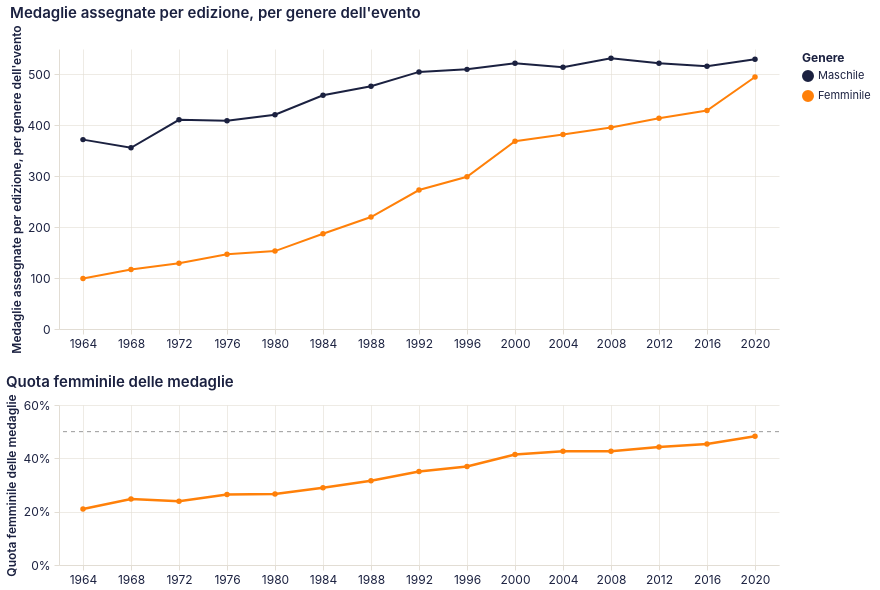

The notebook cell this image was saved under:
### Markdown cell above
## 4. Evoluzione del medagliere

Stessa struttura del grafico precedente, ma applicata alle **medaglie** (per genere dell'evento):
sopra i conteggi assoluti, sotto la quota femminile del medagliere. Gli eventi misti sono esclusi
dalla quota.

### Code cell
medaglie_per_anno = (
    medal_units.loc[medal_units["genere_evento"].isin(["Maschile", "Femminile"])]
    .groupby(["year", "genere_evento"], as_index=False)
    .size()
    .rename(columns={"genere_evento": "genere", "size": "medaglie"})
)

grafico_medagliere = grafico_serie_e_quota(
    medaglie_per_anno, "medaglie",
    "Medaglie assegnate per edizione, per genere dell'evento",
    "Quota femminile delle medaglie",
)
grafico_medagliere

### Figure 1 — Vega-Lite specification as saved in the notebook (floating-point values rounded to 4 significant figures)
{"config": {"background": "transparent", "view": {"continuousWidth": 400, "continuousHeight": 300, "stroke": null, "fill": null}, "mark": {"color": "#1b2140"}, "arc": {"fill": "#1b2140"}, "area": {"fill": "#1b2140", "line": true, "fillOpacity": 0.15}, "line": {"stroke": "#1b2140", "strokeWidth": 2}, "path": {"stroke": "#1b2140"}, "rect": {"fill": "#1b2140"}, "bar": {"fill": "#1b2140"}, "point": {"fill": "#1b2140", "filled": true}, "shape": {"stroke": "#1b2140"}, "symbol": {"fill": "#1b2140"}, "title": {"color": "#1b2140", "anchor": "start", "fontSize": 15, "font": "Inter, system-ui, -apple-system, BlinkMacSystemFont, 'Segoe UI', Roboto, sans-serif", "fontWeight": 600, "subtitleColor": "#1b2140", "subtitleFont": "Inter, system-ui, -apple-system, BlinkMacSystemFont, 'Segoe UI', Roboto, sans-serif"}, "axis": {"labelColor": "#1b2140", "labelFontSize": 12, "labelFont": "Inter, system-ui, -apple-system, BlinkMacSystemFont, 'Segoe UI', Roboto, sans-serif", "labelFontWeight": 400, "titleColor": "#1b2140", "titleFont": "Inter, system-ui, -apple-system, BlinkMacSystemFont, 'Segoe UI', Roboto, sans-serif", "titleFontWeight": 600, "titleFontSize": 12, "grid": true, "gridColor": "#e2ddd4", "gridWidth": 0.6, "domainColor": "#e2ddd4", "tickColor": "#e2ddd4", "labelAngle": 0, "labelPadding": 4, "tickSize": 5}, "axisBand": {"grid": false}, "legend": {"labelFontSize": 11, "titleFontSize": 12, "labelFont": "Inter, system-ui, -apple-system, BlinkMacSystemFont, 'Segoe UI', Roboto, sans-serif", "titleFont": "Inter, system-ui, -apple-system, BlinkMacSystemFont, 'Segoe UI', Roboto, sans-serif", "labelColor": "#1b2140", "titleColor": "#1b2140", "symbolType": "circle", "padding": 4}, "range": {"category": ["#1b2140", "#ff8009", "#9a0641", "#ffe34a", "#e7b6af", "#0088b0", "#e03830"]}}, "vconcat": [{"data": {"name": "data-5849041294b281a809cd7e69d2d0bb86"}, "mark": {"type": "line", "point": true, "strokeWidth": 2}, "encoding": {"color": {"field": "genere", "scale": {"domain": ["Maschile", "Femminile"], "range": ["#1b2140", "#ff8009"]}, "title": "Genere", "type": "nominal"}, "tooltip": [{"field": "year", "title": "Anno", "type": "ordinal"}, {"field": "genere", "title": "Genere", "type": "nominal"}, {"field": "medaglie", "format": ",.0f", "title": "Medaglie assegnate per edizione, per genere dell'evento", "type": "quantitative"}], "x": {"axis": {"labelAngle": 0, "title": null}, "field": "year", "type": "ordinal"}, "y": {"field": "medaglie", "title": "Medaglie assegnate per edizione, per genere dell'evento", "type": "quantitative"}}, "height": 280, "title": "Medaglie assegnate per edizione, per genere dell'evento", "width": 720}, {"layer": [{"data": {"name": "data-75b7c610ef265eda962265f8c43d8197"}, "mark": {"type": "line", "color": "#ff8009", "point": {"color": "#ff8009"}, "strokeWidth": 2.5}, "encoding": {"tooltip": [{"field": "year", "title": "Anno", "type": "ordinal"}, {"field": "quota_f", "format": ".1%", "title": "Quota femminile delle medaglie", "type": "quantitative"}], "x": {"axis": {"labelAngle": 0, "title": null}, "field": "year", "type": "ordinal"}, "y": {"axis": {"format": "%"}, "field": "quota_f", "scale": {"domain": [0, 0.6]}, "title": "Quota femminile delle medaglie", "type": "quantitative"}}}, {"data": {"name": "data-ae456247d702c6c353c73adae49361a3"}, "mark": {"type": "rule", "color": "#999999", "strokeDash": [4, 4]}, "encoding": {"y": {"field": "quota_f", "type": "quantitative"}}}], "height": 160, "title": "Quota femminile delle medaglie", "width": 720}], "$schema": "https://vega.github.io/schema/vega-lite/v6.4.1.json", "datasets": {"data-5849041294b281a809cd7e69d2d0bb86": [{"year": 1964, "genere": "Femminile", "medaglie": 99}, {"year": 1964, "genere": "Maschile", "medaglie": 372}, {"year": 1968, "genere": "Femminile", "medaglie": 117}, {"year": 1968, "genere": "Maschile", "medaglie": 356}, {"year": 1972, "genere": "Femminile", "medaglie": 129}, {"year": 1972, "genere": "Maschile", "medaglie": 411}, {"year": 1976, "genere": "Femminile", "medaglie": 147}, {"year": 1976, "genere": "Maschile", "medaglie": 409}, {"year": 1980, "genere": "Femminile", "medaglie": 153}, {"year": 1980, "genere": "Maschile", "medaglie": 421}, {"year": 1984, "genere": "Femminile", "medaglie": 187}, {"year": 1984, "genere": "Maschile", "medaglie": 459}, {"year": 1988, "genere": "Femminile", "medaglie": 220}, {"year": 1988, "genere": "Maschile", "medaglie": 477}, {"year": 1992, "genere": "Femminile", "medaglie": 273}, {"year": 1992, "genere": "Maschile", "medaglie": 505}, {"year": 1996, "genere": "Femminile", "medaglie": 299}, {"year": 1996, "genere": "Maschile", "medaglie": 510}, {"year": 2000, "genere": "Femminile", "medaglie": 369}, {"year": 2000, "genere": "Maschile", "medaglie": 522}, {"year": 2004, "genere": "Femminile", "medaglie": 382}, {"year": 2004, "genere": "Maschile", "medaglie": 514}, {"year": 2008, "genere": "Femminile", "medaglie": 396}, {"year": 2008, "genere": "Maschile", "medaglie": 532}, {"year": 2012, "genere": "Femminile", "medaglie": 414}, {"year": 2012, "genere": "Maschile", "medaglie": 522}, {"year": 2016, "genere": "Femminile", "medaglie": 429}, {"year": 2016, "genere": "Maschile", "medaglie": 516}, {"year": 2020, "genere": "Femminile", "medaglie": 495}, {"year": 2020, "genere": "Maschile", "medaglie": 530}], "data-75b7c610ef265eda962265f8c43d8197": [{"year": 1964, "quota_f": 0.2102}, {"year": 1968, "quota_f": 0.2474}, {"year": 1972, "quota_f": 0.2389}, {"year": 1976, "quota_f": 0.2644}, {"year": 1980, "quota_f": 0.2666}, {"year": 1984, "quota_f": 0.2895}, {"year": 1988, "quota_f": 0.3156}, {"year": 1992, "quota_f": 0.3509}, {"year": 1996, "quota_f": 0.3696}, {"year": 2000, "quota_f": 0.4141}, {"year": 2004, "quota_f": 0.4263}, {"year": 2008, "quota_f": 0.4267}, {"year": 2012, "quota_f": 0.4423}, {"year": 2016, "quota_f": 0.454}, {"year": 2020, "quota_f": 0.4829}], "data-ae456247d702c6c353c73adae49361a3": [{"quota_f": 0.5}]}}
